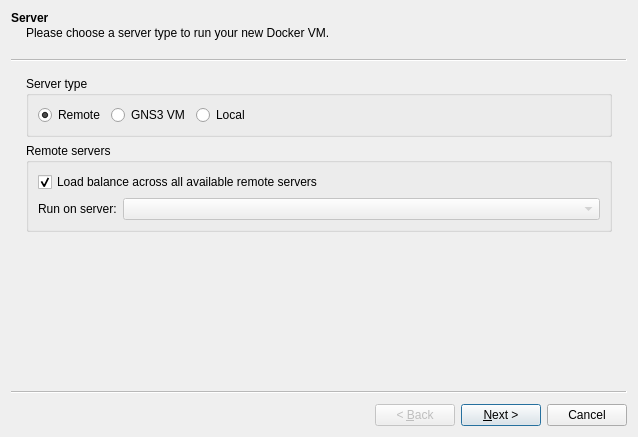
<?xml version="1.0" encoding="UTF-8"?>
<ui version="4.0">
 <class>DockerVMWizard</class>
 <widget class="QWizard" name="DockerVMWizard">
  <property name="geometry">
   <rect>
    <x>0</x>
    <y>0</y>
    <width>638</width>
    <height>437</height>
   </rect>
  </property>
  <property name="windowTitle">
   <string>New Docker VM template</string>
  </property>
  <property name="modal">
   <bool>true</bool>
  </property>
  <widget class="QWizardPage" name="uiServerWizardPage">
   <property name="title">
    <string>Server</string>
   </property>
   <property name="subTitle">
    <string>Please choose a server type to run your new Docker VM.</string>
   </property>
   <layout class="QVBoxLayout" name="verticalLayout">
    <item>
     <widget class="QGroupBox" name="uiServerTypeGroupBox">
      <property name="title">
       <string>Server type</string>
      </property>
      <layout class="QHBoxLayout" name="horizontalLayout">
       <item>
        <widget class="QRadioButton" name="uiRemoteRadioButton">
         <property name="text">
          <string>Remote</string>
         </property>
         <property name="checked">
          <bool>true</bool>
         </property>
        </widget>
       </item>
       <item>
        <widget class="QRadioButton" name="uiVMRadioButton">
         <property name="text">
          <string>GNS3 VM</string>
         </property>
        </widget>
       </item>
       <item>
        <widget class="QRadioButton" name="uiLocalRadioButton">
         <property name="text">
          <string>Local</string>
         </property>
        </widget>
       </item>
       <item>
        <spacer name="horizontalSpacer">
         <property name="orientation">
          <enum>Qt::Horizontal</enum>
         </property>
         <property name="sizeHint" stdset="0">
          <size>
           <width>40</width>
           <height>20</height>
          </size>
         </property>
        </spacer>
       </item>
      </layout>
     </widget>
    </item>
    <item>
     <widget class="QGroupBox" name="uiRemoteServersGroupBox">
      <property name="title">
       <string>Remote servers</string>
      </property>
      <layout class="QGridLayout" name="gridLayout_7">
       <item row="0" column="0" colspan="2">
        <widget class="QCheckBox" name="uiLoadBalanceCheckBox">
         <property name="text">
          <string>Load balance across all available remote servers</string>
         </property>
         <property name="checked">
          <bool>true</bool>
         </property>
        </widget>
       </item>
       <item row="1" column="0">
        <widget class="QLabel" name="uiRemoteServersLabel">
         <property name="text">
          <string>Run on server:</string>
         </property>
        </widget>
       </item>
       <item row="1" column="1">
        <widget class="QComboBox" name="uiRemoteServersComboBox">
         <property name="enabled">
          <bool>false</bool>
         </property>
         <property name="sizePolicy">
          <sizepolicy hsizetype="Expanding" vsizetype="Fixed">
           <horstretch>0</horstretch>
           <verstretch>0</verstretch>
          </sizepolicy>
         </property>
        </widget>
       </item>
      </layout>
     </widget>
    </item>
   </layout>
  </widget>
  <widget class="QWizardPage" name="uiImageWizardPage">
   <property name="title">
    <string>Docker Virtual Machine</string>
   </property>
   <property name="subTitle">
    <string>Please choose a Docker virtual machine from the list. Or provide an image name on docker hub.</string>
   </property>
   <layout class="QVBoxLayout" name="verticalLayout_3">
    <item>
     <layout class="QHBoxLayout" name="horizontalLayout_3">
      <item>
       <widget class="QRadioButton" name="uiExistingImageRadioButton">
        <property name="text">
         <string>Existing image</string>
        </property>
       </widget>
      </item>
      <item>
       <widget class="QRadioButton" name="uiNewImageRadioButton">
        <property name="text">
         <string>New image</string>
        </property>
       </widget>
      </item>
     </layout>
    </item>
    <item>
     <layout class="QGridLayout" name="gridLayout">
      <item row="0" column="0">
       <widget class="QLabel" name="uiImageListLabel">
        <property name="text">
         <string>Image list:</string>
        </property>
       </widget>
      </item>
      <item row="0" column="1">
       <widget class="QComboBox" name="uiImageListComboBox">
        <property name="sizePolicy">
         <sizepolicy hsizetype="Expanding" vsizetype="Fixed">
          <horstretch>0</horstretch>
          <verstretch>0</verstretch>
         </sizepolicy>
        </property>
       </widget>
      </item>
      <item row="1" column="1">
       <widget class="QLineEdit" name="uiImageLineEdit"/>
      </item>
      <item row="1" column="0">
       <widget class="QLabel" name="uiImageNameLabel">
        <property name="text">
         <string>Image name:</string>
        </property>
       </widget>
      </item>
     </layout>
    </item>
   </layout>
  </widget>
  <widget class="QWizardPage" name="uiNameWizardPage">
   <property name="title">
    <string>Container name</string>
   </property>
   <property name="subTitle">
    <string>Please choose a descriptive name for your new container</string>
   </property>
   <layout class="QFormLayout" name="formLayout">
    <property name="sizeConstraint">
     <enum>QLayout::SetMaximumSize</enum>
    </property>
    <property name="fieldGrowthPolicy">
     <enum>QFormLayout::ExpandingFieldsGrow</enum>
    </property>
    <property name="formAlignment">
     <set>Qt::AlignLeading|Qt::AlignLeft|Qt::AlignTop</set>
    </property>
    <property name="rightMargin">
     <number>0</number>
    </property>
    <item row="0" column="0">
     <widget class="QLabel" name="uiNameLabel">
      <property name="text">
       <string>Name:</string>
      </property>
     </widget>
    </item>
    <item row="0" column="1">
     <widget class="QLineEdit" name="uiNameLineEdit">
      <property name="sizePolicy">
       <sizepolicy hsizetype="Expanding" vsizetype="Fixed">
        <horstretch>0</horstretch>
        <verstretch>0</verstretch>
       </sizepolicy>
      </property>
     </widget>
    </item>
   </layout>
  </widget>
  <widget class="QWizardPage" name="uiAdaptersWizardPage">
   <property name="sizePolicy">
    <sizepolicy hsizetype="Expanding" vsizetype="Preferred">
     <horstretch>0</horstretch>
     <verstretch>0</verstretch>
    </sizepolicy>
   </property>
   <property name="title">
    <string>Network adapters</string>
   </property>
   <property name="subTitle">
    <string>Number of adapters attached to the container.</string>
   </property>
   <layout class="QFormLayout" name="formLayout_2">
    <property name="sizeConstraint">
     <enum>QLayout::SetDefaultConstraint</enum>
    </property>
    <property name="fieldGrowthPolicy">
     <enum>QFormLayout::ExpandingFieldsGrow</enum>
    </property>
    <property name="formAlignment">
     <set>Qt::AlignLeading|Qt::AlignLeft|Qt::AlignTop</set>
    </property>
    <item row="0" column="0">
     <widget class="QLabel" name="label_2">
      <property name="text">
       <string>Adapters:</string>
      </property>
     </widget>
    </item>
    <item row="0" column="1">
     <widget class="QSpinBox" name="uiAdaptersSpinBox">
      <property name="sizePolicy">
       <sizepolicy hsizetype="Expanding" vsizetype="Fixed">
        <horstretch>0</horstretch>
        <verstretch>0</verstretch>
       </sizepolicy>
      </property>
      <property name="minimum">
       <number>1</number>
      </property>
     </widget>
    </item>
   </layout>
  </widget>
  <widget class="QWizardPage" name="uiStartCommandWizardPage">
   <property name="title">
    <string>Start command</string>
   </property>
   <property name="subTitle">
    <string>Please enter the start command. If you leave it empty the default command will be used.</string>
   </property>
   <layout class="QVBoxLayout" name="verticalLayout_2">
    <item>
     <layout class="QHBoxLayout" name="horizontalLayout_2">
      <item>
       <widget class="QLabel" name="label">
        <property name="sizePolicy">
         <sizepolicy hsizetype="Minimum" vsizetype="Preferred">
          <horstretch>0</horstretch>
          <verstretch>0</verstretch>
         </sizepolicy>
        </property>
        <property name="text">
         <string>Start command:</string>
        </property>
        <property name="wordWrap">
         <bool>true</bool>
        </property>
       </widget>
      </item>
      <item>
       <widget class="QLineEdit" name="uiStartCommandLineEdit">
        <property name="sizePolicy">
         <sizepolicy hsizetype="Expanding" vsizetype="Fixed">
          <horstretch>0</horstretch>
          <verstretch>0</verstretch>
         </sizepolicy>
        </property>
       </widget>
      </item>
     </layout>
    </item>
   </layout>
  </widget>
  <widget class="QWizardPage" name="uiEnvironmentWizardPage">
   <property name="title">
    <string>Environment</string>
   </property>
   <property name="subTitle">
    <string>This variables will be passed to the container. Please report to the container documentation for the available variables.</string>
   </property>
   <layout class="QVBoxLayout" name="verticalLayout_4">
    <item>
     <widget class="QLabel" name="label_3">
      <property name="text">
       <string>You need to put one pair by line example: </string>
      </property>
      <property name="wordWrap">
       <bool>true</bool>
      </property>
     </widget>
    </item>
    <item>
     <widget class="QLabel" name="label_4">
      <property name="text">
       <string>MYSQL_HOST=localhost</string>
      </property>
     </widget>
    </item>
    <item>
     <widget class="QLabel" name="label_5">
      <property name="text">
       <string>MYSQL_USER=root</string>
      </property>
     </widget>
    </item>
    <item>
     <widget class="QTextEdit" name="uiEnvironmentTextEdit"/>
    </item>
   </layout>
  </widget>
 </widget>
 <tabstops>
  <tabstop>uiImageListComboBox</tabstop>
 </tabstops>
 <resources/>
 <connections/>
</ui>
